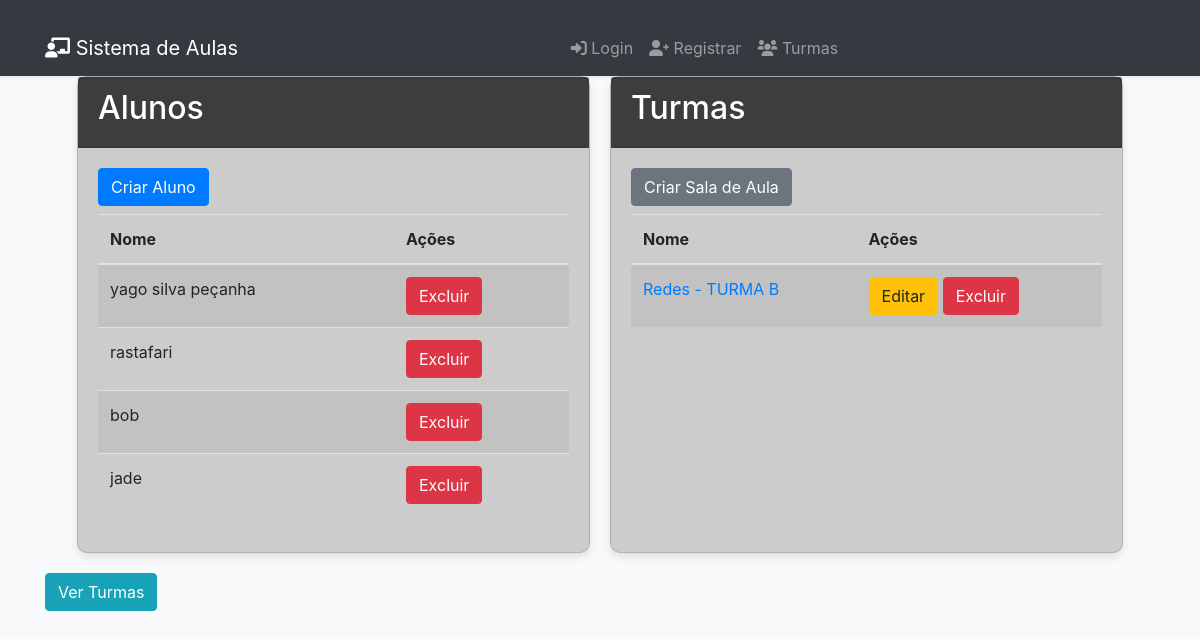
The page /dashboard (signed in) on the database its author committed.
### models.py (models this page shows)
class Aluno(db.Model):
    id = db.Column(db.Integer, primary_key=True)
    username = db.Column(db.String(80), unique=True, nullable=False)
    password = db.Column(db.String(120), nullable=False)

class Turma(db.Model):
    id = db.Column(db.Integer, primary_key=True)
    name = db.Column(db.String(80), nullable=False)
    professor_id = db.Column(db.Integer, db.ForeignKey('professor.id'), nullable=False)
    professor = db.relationship('Professor', backref=db.backref('turmas', lazy=True))
    alunos = db.relationship('Aluno', secondary='turma_aluno', backref=db.backref('turmas', lazy=True))

### app.py (the view)
@app.route('/dashboard')
def dashboard():
    if 'user_id' in session and session['user_role'] == 'professor':
        alunos = Aluno.query.all()
        turmas = Turma.query.filter_by(professor_id=session['user_id']).all()
        return render_template('dashboard.html', alunos=alunos, turmas=turmas)
    return redirect(url_for('login'))

### templates/dashboard.html (shortened to what this page needs)
<!DOCTYPE html>
<html lang="en">
<head>
    <link rel="stylesheet" href="{{ url_for('static', filename='css/bootstrap.min.css') }}">
    <link rel="stylesheet" href="https://cdnjs.cloudflare.com/ajax/libs/font-awesome/6.0.0-beta3/css/all.min.css">
</head>
<body>
    <nav class="navbar navbar-expand-lg navbar-dark bg-dark fixed-top shadow-sm">
        <div class="container">
            <a class="navbar-brand" href="{{ url_for('dashboard') }}">
                <i class="fas fa-chalkboard-teacher"></i> Sistema de Aulas
            </a>
            <div class="collapse navbar-collapse" id="navbarNav">
                <ul class="navbar-nav mx-auto">
                    <li class="nav-item">
                        <a class="nav-link" href="{{ url_for('login') }}">
                            <i class="fas fa-sign-in-alt"></i> Login
                        </a>
                    </li>
                    <li class="nav-item">
                        <a class="nav-link" href="{{ url_for('register') }}">
                            <i class="fas fa-user-plus"></i> Registrar
                        </a>
                    </li>
                    <li class="nav-item">
                        <a class="nav-link" href="{{ url_for('professor_dashboard') }}">
                            <i class="fas fa-users"></i> Turmas
                        </a>
                    </li>
                </ul>
            </div>
        </div>
    </nav>
    <div class="container">
        <div class="row">
            <div class="card card-alunos">
                <div class="card-header">
                    <h2>Alunos</h2>
                </div>
                <div class="card-body">
                    <h3><a href="{{ url_for('create_student') }}" class="btn btn-custom">Criar Aluno</a></h3>
                    <table class="table table-striped">
                        <thead>
                            <tr>
                                <th>Nome</th>
                                <th>Ações</th>
                            </tr>
                        </thead>
                        <tbody>
                            {% for aluno in alunos %}
                            <tr>
                                <td>{{ aluno.username }}</td>
                                <td>
                                    <form action="{{ url_for('delete_student', student_id=aluno.id) }}" method="post" style="display:inline;">
                                        <button type="submit" class="btn btn-danger">Excluir</button>
                                    </form>
                                </td>
                            </tr>
                            {% endfor %}
                        </tbody>
                    </table>
                </div>
            </div>
            <div class="card card-turmas">
                <div class="card-header">
                    <h2>Turmas</h2>
                </div>
                <div class="card-body">
                    <h3><a href="{{ url_for('create_class') }}" class="btn btn-secondary">Criar Sala de Aula</a></h3>
                    <table class="table table-striped">
                        <thead>
                            <tr>
                                <th>Nome</th>
                                <th>Ações</th>
                            </tr>
                        </thead>
                        <tbody>
                            {% for turma in turmas %}
                            <tr>
                                <td><a href="{{ url_for('class_details', class_id=turma.id) }}">{{ turma.name }}</a></td>
                                <td>
                                    <a href="{{ url_for('edit_class', class_id=turma.id) }}" class="btn btn-warning">Editar</a>
                                    <form action="{{ url_for('delete_class', class_id=turma.id) }}" method="post" style="display:inline;">
                                        <button type="submit" class="btn btn-danger">Excluir</button>
                                    </form>
                                </td>
                            </tr>
                            {% endfor %}
                        </tbody>
                    </table>
                </div>
            </div>
        </div>
        <h3><a href="{{ url_for('professor_dashboard') }}" class="btn btn-info">Ver Turmas</a></h3>
    </div>
</body>
</html>

### templates/dashboard.html (style rules this page uses)
body { background-color: #f8f9fa; padding-top: 56px; }
.container { margin-top: 20px; }
.card { margin-bottom: 20px; box-shadow: 0 4px 8px rgba(0, 0, 0, 0.1); border-radius: 10px; background-size: cover; background-position: center; color: #fff; }
.card-header { background-color: rgba(0, 0, 0, 0.7); color: #fff; }
.btn-custom { background-color: #007bff; border-color: #007bff; color: #fff; }
.row { display: flex; flex-wrap: wrap; justify-content: center; gap: 20px; }
.card-alunos, .card-turmas { flex: 1 1 300px; max-width: 45%; }
.card-alunos { background-image: url('https://via.placeholder.com/600x400?text=Alunos'); }
.card-turmas { background-image: url('https://via.placeholder.com/600x400?text=Turmas'); }

### rows shown on the page
Aluno: username "yago silva peçanha"
Aluno: username "rastafari"
Aluno: username "bob"
Aluno: username "jade"
Turma: name "Redes - TURMA B"
